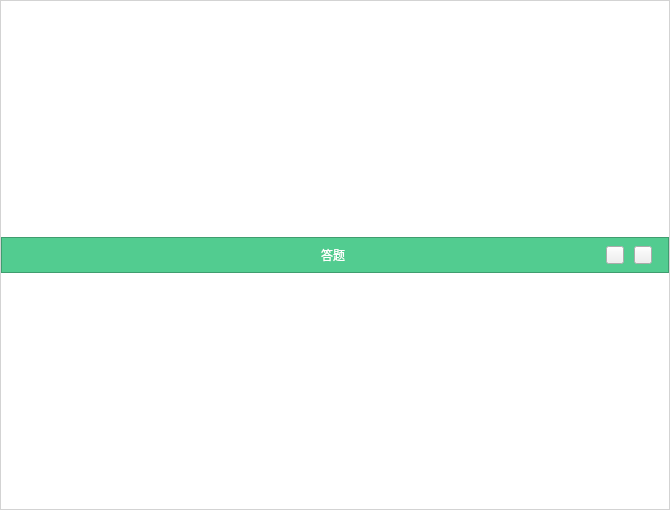
<?xml version="1.0" encoding="UTF-8"?>
<ui version="4.0">
 <class>AnswerWebView</class>
 <widget class="QWidget" name="AnswerWebView">
  <property name="enabled">
   <bool>true</bool>
  </property>
  <property name="geometry">
   <rect>
    <x>0</x>
    <y>0</y>
    <width>670</width>
    <height>510</height>
   </rect>
  </property>
  <property name="minimumSize">
   <size>
    <width>670</width>
    <height>510</height>
   </size>
  </property>
  <property name="windowTitle">
   <string>AnswerWebView</string>
  </property>
  <property name="styleSheet">
   <string notr="true">#AnswerWebView{
background-color: rgb(211, 211, 211);
}</string>
  </property>
  <layout class="QHBoxLayout" name="horizontalLayout_4">
   <property name="spacing">
    <number>0</number>
   </property>
   <property name="leftMargin">
    <number>1</number>
   </property>
   <property name="topMargin">
    <number>1</number>
   </property>
   <property name="rightMargin">
    <number>1</number>
   </property>
   <property name="bottomMargin">
    <number>1</number>
   </property>
   <item>
    <widget class="CWidget" name="backframe" native="true">
     <property name="styleSheet">
      <string notr="true">#backframe
{
	background:rgba(255,255,255,1);
}</string>
     </property>
     <layout class="QVBoxLayout" name="verticalLayout">
      <property name="spacing">
       <number>0</number>
      </property>
      <property name="leftMargin">
       <number>0</number>
      </property>
      <property name="topMargin">
       <number>0</number>
      </property>
      <property name="rightMargin">
       <number>0</number>
      </property>
      <property name="bottomMargin">
       <number>0</number>
      </property>
      <item>
       <widget class="QFrame" name="Titleframe">
        <property name="minimumSize">
         <size>
          <width>0</width>
          <height>36</height>
         </size>
        </property>
        <property name="maximumSize">
         <size>
          <width>16777215</width>
          <height>36</height>
         </size>
        </property>
        <property name="styleSheet">
         <string notr="true">#Titleframe{
background-color: rgb(82, 204, 144);
}</string>
        </property>
        <property name="frameShape">
         <enum>QFrame::StyledPanel</enum>
        </property>
        <property name="frameShadow">
         <enum>QFrame::Raised</enum>
        </property>
        <layout class="QHBoxLayout" name="horizontalLayout_5">
         <property name="spacing">
          <number>10</number>
         </property>
         <property name="leftMargin">
          <number>16</number>
         </property>
         <property name="topMargin">
          <number>0</number>
         </property>
         <property name="rightMargin">
          <number>16</number>
         </property>
         <property name="bottomMargin">
          <number>0</number>
         </property>
         <item>
          <widget class="QLabel" name="labClose">
           <property name="minimumSize">
            <size>
             <width>16</width>
             <height>16</height>
            </size>
           </property>
           <property name="maximumSize">
            <size>
             <width>16</width>
             <height>16</height>
            </size>
           </property>
           <property name="text">
            <string/>
           </property>
          </widget>
         </item>
         <item>
          <widget class="QLabel" name="labMinimize">
           <property name="minimumSize">
            <size>
             <width>16</width>
             <height>16</height>
            </size>
           </property>
           <property name="maximumSize">
            <size>
             <width>16</width>
             <height>16</height>
            </size>
           </property>
           <property name="text">
            <string/>
           </property>
          </widget>
         </item>
         <item>
          <widget class="QLabel" name="label">
           <property name="minimumSize">
            <size>
             <width>0</width>
             <height>26</height>
            </size>
           </property>
           <property name="maximumSize">
            <size>
             <width>16777215</width>
             <height>26</height>
            </size>
           </property>
           <property name="styleSheet">
            <string notr="true">color: rgb(255, 255, 255);
font: 16px &quot;微软雅黑&quot;;</string>
           </property>
           <property name="text">
            <string>答题</string>
           </property>
           <property name="alignment">
            <set>Qt::AlignCenter</set>
           </property>
          </widget>
         </item>
         <item>
          <widget class="QPushButton" name="btnMinimize">
           <property name="minimumSize">
            <size>
             <width>18</width>
             <height>18</height>
            </size>
           </property>
           <property name="maximumSize">
            <size>
             <width>18</width>
             <height>18</height>
            </size>
           </property>
           <property name="styleSheet">
            <string notr="true">QPushButton{	
	border-image: url(:/Login/img/Login/min_green_Normal.png);
}

QPushButton:hover{		
	border-image: url(:/Login/img/Login/mic_green_Click.png);
}

QPushButton:pressed{
	border-image: url(:/Login/img/Login/min_green_Normal.png);
}

QPussButton:disable{
	border-image: url(:/Login/img/Login/min_green_Normal.png);
}</string>
           </property>
           <property name="text">
            <string/>
           </property>
          </widget>
         </item>
         <item>
          <widget class="QPushButton" name="btnClose">
           <property name="minimumSize">
            <size>
             <width>18</width>
             <height>18</height>
            </size>
           </property>
           <property name="maximumSize">
            <size>
             <width>18</width>
             <height>18</height>
            </size>
           </property>
           <property name="styleSheet">
            <string notr="true">QPushButton{	
	border-image: url(:/Login/img/Login/close_green_Normal.png);
}

QPushButton:hover{		
	border-image: url(:/Login/img/Login/close_green_Click.png);
}

QPushButton:pressed{
	border-image: url(:/Login/img/Login/close_green_Normal.png);
}

QPussButton:disable{
	border-image: url(:/Login/img/Login/close_green_Normal.png);
}</string>
           </property>
           <property name="text">
            <string/>
           </property>
          </widget>
         </item>
        </layout>
       </widget>
      </item>
     </layout>
    </widget>
   </item>
  </layout>
 </widget>
 <layoutdefault spacing="6" margin="11"/>
 <customwidgets>
  <customwidget>
   <class>CWidget</class>
   <extends>QWidget</extends>
   <header>cwidget.h</header>
   <container>1</container>
  </customwidget>
 </customwidgets>
 <resources>
  <include location="../../VLive/VLive.qrc"/>
 </resources>
 <connections/>
</ui>
